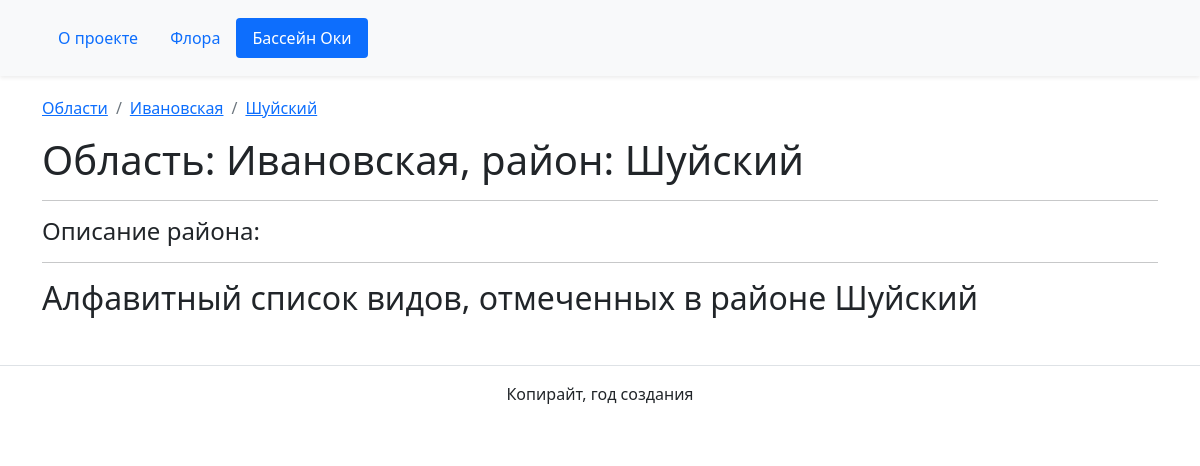
Page /oka_basin/Ивановская/Шуйский/ on the earlier database version.
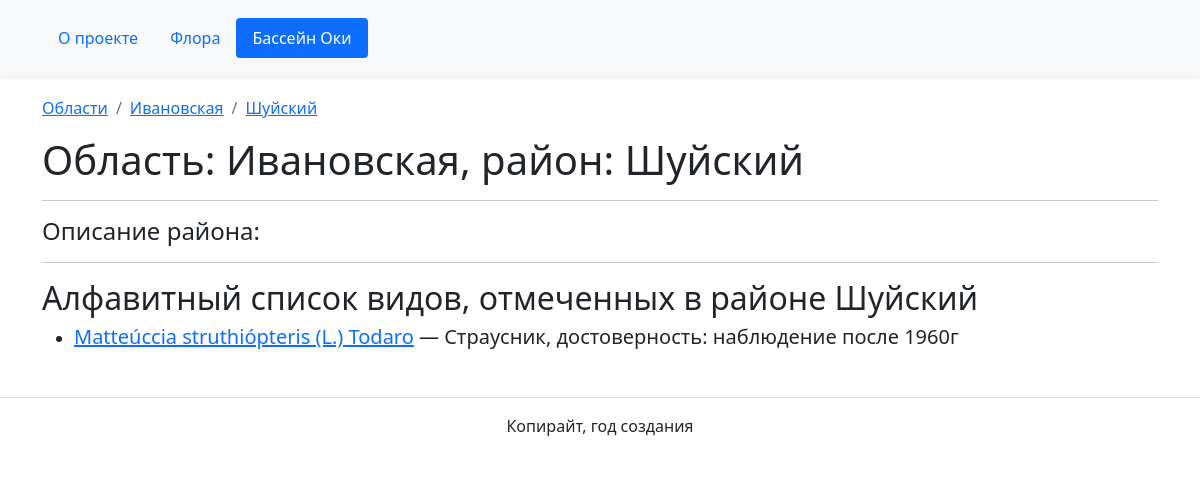
Same page on the later database version.
### oka_basin/models.py (models this page shows, shortened)
class Region(models.Model):
    id = models.IntegerField(primary_key=True, verbose_name='Номер региона')
    name = models.CharField(max_length=30, unique=True, verbose_name='Название региона' )
    description = models.TextField(blank=True, default='', verbose_name='Описание')
    name_en = models.SlugField(blank=True, verbose_name='Название на английском')
    svg_path = models.TextField(blank=True, default='', verbose_name='Границы области, SVG path')

class District(models.Model):
    id = models.IntegerField(primary_key=True)
    region_id = models.ForeignKey(Region, verbose_name="region_name", on_delete=models.CASCADE)
    name = models.CharField(max_length=30, unique=True, )
    description = models.TextField(blank=True, default='')
    name_en = models.SlugField(blank=True, verbose_name='Name in English')
    svg_path = models.TextField(blank=True, default='', verbose_name='Границы района, SVG path')

### flora/models.py (models this page shows, shortened)
class Reliability(models.Model): #Reliability of Distribution in the district
    RELIABILITY_STATUS = [
        (0, "не отмечен"),
        (1, "наблюдение до 1961г"),
        (2, "наблюдение после 1960г"),
        ( 3, "гербарий до 1961г"),
        ( 4, "гербарий до 1961г и наблюдение после 1960г"),
        ( 5, "гербарий после 1960г"),
    ]
    species_id = models.ForeignKey(Species, verbose_name="species name", on_delete=models.CASCADE)
    district_id = models.ForeignKey(District, verbose_name="district name", on_delete=models.CASCADE,  default=1 )
    reliability = models.IntegerField(choices=RELIABILITY_STATUS, default=0)

class Species(models.Model):
    genus = models.ForeignKey(Genus, on_delete=models.CASCADE)
    index = models.IntegerField(verbose_name='Интекс по Маевскому', null=True, blank=True)
    name_short = models.CharField(max_length=30, unique=True, verbose_name="Название, краткое")
    name_full = models.CharField(max_length=60, null=True, blank=True ,unique=False, verbose_name="Название полное" )
    name_syn_lat = models.CharField(max_length=60, null=True, blank=True ,unique=False, verbose_name="Синоним, название научное" )
    name_ru = models.CharField(max_length=50, null=True, blank=True,unique=False, verbose_name="Название на русском")
    name_syn_ru = models.CharField(max_length=50, null=True, blank=True ,unique=False, verbose_name="Синоним, Название на русском" )
    description = models.TextField(null=True, blank=True, verbose_name="Описание")
    distribution = models.TextField(null=True, blank=True, verbose_name="Распространение")
    habitat = models.TextField(null=True, blank=True, verbose_name="Среда обитания")
    WORK_STATUS = [
        (0, "черновик"),
        (1, "в работе"),
        (2, "завершен"),
        ]
    work_status = models.IntegerField(choices=WORK_STATUS, default=0, verbose_name="Рабочий статус")
    file_reliability = models.FileField(null=True, blank=True,)
    class Meta:
        ordering = ["name_short"]

### oka_basin/views.py (the view)
# urls.py: path('<str:region>/<str:district>/', SpeciesDistrictListView.as_view(), name='species'),
class SpeciesDistrictListView(ListView):
    template_name = 'oka_basin/speciesindistrict.html'
    def get_queryset(self):
        self.region = get_object_or_404(Region, name=self.kwargs["region"])
        self.district = get_object_or_404(District, name=self.kwargs["district"])
        spec_list = Species.objects.filter(reliability__district_id__exact=self.district.id, reliability__reliability__gt=0).values_list("name_full", "reliability__district_id", "reliability__reliability")
        spec_list = Reliability.objects.select_related('species_id').filter(district_id__exact=self.district.id, reliability__gt=0)
        for s in spec_list:
            tt=55
            print(s)
        return spec_list
    def get_context_data(self, **kwargs):
        context = super().get_context_data(**kwargs)
        context["region"] = self.region
        context["district"] = self.district
        return context

### flora/models.py (called while the page is built)
    def __str__(self):
        return self.name

    def __str__(self):
        return self.name

### templates/oka_basin/speciesindistrict.html (shortened to what this page needs)
{% extends "base.html" %}
{% block content %}
<nav aria-label="breadcrumb">
    <ol class="breadcrumb">
      <li class="breadcrumb-item"><a href="{% url 'oka_basin:regions' %}">Области</a></li>
      <li class="breadcrumb-item"><a href="{% url 'oka_basin:districts' region.name %}">{{ region.name }}</a></li>
      <li class="breadcrumb-item"><a href="#">{{ district.name }}</a></li>
    </ol>
  </nav>
  <h1>Область: {{ region.name }}, район: {{ district.name }} </h1>
  <hr>
  <h4>Описание района:</h4>
  <hr>
  <h2>Алфавитный список видов, отмеченных в районе {{ district.name }} </h2>
  <ul>
    {% for reliability in reliability_list %}
      <li>
        <h5><a href="
          {% url 'flora:species_detail' reliability.species_id.genus.family reliability.species_id.genus reliability.species_id.name_short %}
          ">
        {{ reliability.species_id.name_full }}</a> &mdash;
        {{ reliability.species_id.name_ru }}, достоверность: {{ reliability.get_reliability_display }}</h5>
      </li>
    {% endfor %}
  </ul>
{% endblock %}

### templates/base.html (shortened to what this page needs)
{% load static %}
<!DOCTYPE html>
<html lang="ru">
  <head>
    <link rel="stylesheet" href="{% static 'css/bootstrap.min.css' %}">
  </head>
  <body>
    {% include "includes/header.html" %}
    <main class="pt-5 my-5">
      <div class="container">
      {% block content %}{% endblock %}
      </div>
    </main>
    {% include "includes/footer.html" %}
  </body>
</html>

### templates/includes/header.html (shortened to what this page needs)
{% load static %}
<header>
  <nav class="navbar navbar-expand-lg navbar-light bg-light fixed-top shadow-sm">
    <div class="container">
      <div class="collapse navbar-collapse" id="navbarNav">
        {% with request.resolver_match.view_name|slice:":3" as view_name %}
        <ul class="nav nav-pills">
          <li class="nav-item">
            <a
              class="nav-link {% if view_name == 'hom' %} active {% endif %}"
              href="{% url 'homepage:index' %}"
              >
              О проекте
            </a>
          </li>
          <li class="nav-item">
            <a
              class="nav-link
              {% if view_name == 'flo' %} active {% endif %}"
              href="{% url 'flora:families' %}"
              >
              Флора
            </a>
          </li>
          <li class="nav-item">
            <a
              class="nav-link {% if view_name == 'oka' %} active {% endif %}"
              href="{% url 'oka_basin:regions' %}"
            >
            Бассейн Оки
            </a>
          </li>
        </ul>
        {% endwith %}
      </div>
    </div>
  </nav>
</header>

### templates/includes/footer.html
<footer class="border-top text-center py-3">
  <p>Копирайт, год создания</p>
</footer>

Differences in the rows shown:
added Reliability: species_id.name_full "Matteúccia struthiópteris (L.) Todaro", species_id.name_ru "Стрaусник", reliability "наблюдение после 1960г"
